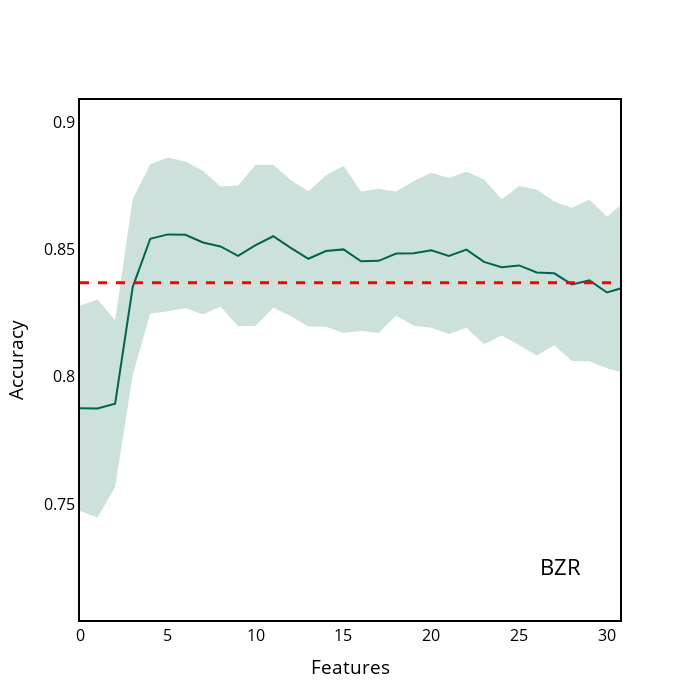

Source (notebook cell):
### Code cell
BZR["y_upper"] = BZR["accuracy_contribution"] + BZR["accuracy_contribution_std"]
BZR["y_lower"] = BZR["accuracy_contribution"] - BZR["accuracy_contribution_std"]

x = BZR.index.tolist()
y = BZR["accuracy_contribution"].tolist()

y_upper = BZR["y_upper"].tolist()
y_lower = BZR["y_lower"].tolist()


fig = go.Figure([
    go.Scatter(
        x=x,
        y=y,
        line=dict(color='rgb(0,100,80)'),
        mode='lines'
    ),
    go.Scatter(
        x=x+x[::-1], # x, then x reversed
        y=y_upper+y_lower[::-1], # upper, then lower reversed
        fill='toself',
        fillcolor='rgba(0,100,80,0.2)',
        line=dict(color='rgba(255,255,255,0)'),
        hoverinfo="skip",
        showlegend=False
    )
])



# Update figure layout
fig.update_layout(title={'text':'BZR', 'y':0.2, 'x':0.8,'xanchor': 'center','yanchor': 'top'})
fig.update_layout(paper_bgcolor='white')
fig.update_layout(plot_bgcolor='white')
fig.update_yaxes(color='black')
fig.update_layout(
    yaxis = dict(
        title = "Accuracy",
        zeroline=True,
        showline = True,
        linecolor = 'black',
        mirror=True,
        linewidth = 2
    ),
    xaxis = dict(
        title = "Features",
        mirror=True,
        zeroline=True,
        showline = True,
        linecolor = 'black',
        linewidth = 2,
    ),
    width=700,
    height=700,
    font=dict(
    size=16,
    color="black")  
)
fig.update_layout(showlegend=False)
fig.update_layout(yaxis_range=[0.6,1.0])
fig.update_xaxes(showgrid=False, gridwidth=0.5, gridcolor='#e3e1e1')
fig.update_yaxes(showgrid=False, gridwidth=0.5, gridcolor='grey')
fig.update_traces(marker_line_color='black', marker_line_width=1.0, opacity=1.0)

fig.add_hline(y=0.837, line_width=3, line_dash="dash", line_color="red")


fig.show()

### Figure 1 — Plotly figure (JSON) as saved in the notebook; plotly's stock layout.template omitted (floating-point values rounded to 4 significant figures)
{"data": [{"line": {"color": "rgb(0,100,80)"}, "marker": {"line": {"color": "black", "width": 1}}, "mode": "lines", "opacity": 1, "type": "scatter", "x": [0, 1, 2, 3, 4, 5, 6, 7, 8, 9, 10, 11, 12, 13, 14, 15, 16, 17, 18, 19, 20, 21, 22, 23, 24, 25, 26, 27, 28, 29, 30, 31], "y": [0.7876, 0.7875, 0.7894, 0.8353, 0.8543, 0.8561, 0.8559, 0.8529, 0.8513, 0.8476, 0.8518, 0.8553, 0.8507, 0.8465, 0.8495, 0.8502, 0.8455, 0.8457, 0.8485, 0.8486, 0.8498, 0.8475, 0.8501, 0.8452, 0.8431, 0.8439, 0.8411, 0.8407, 0.8364, 0.838, 0.8332, 0.8352]}, {"fill": "toself", "fillcolor": "rgba(0,100,80,0.2)", "hoverinfo": "skip", "line": {"color": "rgba(255,255,255,0)"}, "marker": {"line": {"color": "black", "width": 1}}, "opacity": 1, "showlegend": false, "type": "scatter", "x": [0, 1, 2, 3, 4, 5, 6, 7, 8, 9, 10, 11, 12, 13, 14, 15, 16, 17, 18, 19, 20, 21, 22, 23, 24, 25, 26, 27, 28, 29, 30, 31, 31, 30, 29, 28, 27, 26, 25, 24, 23, 22, 21, 20, 19, 18, 17, 16, 15, 14, 13, 12, 11, 10, 9, 8, 7, 6, 5, 4, 3, 2, 1, 0], "y": [0.828, 0.8305, 0.8223, 0.87, 0.8837, 0.8863, 0.8847, 0.8812, 0.8749, 0.8753, 0.8835, 0.8834, 0.8775, 0.8731, 0.8793, 0.883, 0.8729, 0.874, 0.873, 0.8771, 0.8803, 0.8782, 0.8808, 0.8776, 0.8699, 0.8751, 0.8738, 0.869, 0.8666, 0.8698, 0.863, 0.8689, 0.8016, 0.8034, 0.8061, 0.8062, 0.8125, 0.8084, 0.8126, 0.8163, 0.8129, 0.8193, 0.8169, 0.8194, 0.8202, 0.8241, 0.8173, 0.8181, 0.8173, 0.8197, 0.8199, 0.824, 0.8272, 0.8201, 0.8199, 0.8277, 0.8246, 0.8271, 0.8258, 0.825, 0.8006, 0.7565, 0.7446, 0.7472]}], "layout": {"font": {"color": "black", "size": 16}, "height": 700, "paper_bgcolor": "white", "plot_bgcolor": "white", "shapes": [{"line": {"color": "red", "dash": "dash", "width": 3}, "type": "line", "x0": 0, "x1": 1, "xref": "x domain", "y0": 0.837, "y1": 0.837, "yref": "y"}], "showlegend": false, "title": {"text": "BZR", "x": 0.8, "xanchor": "center", "y": 0.2, "yanchor": "top"}, "width": 700, "xaxis": {"autorange": false, "gridcolor": "#e3e1e1", "gridwidth": 0.5, "linecolor": "black", "linewidth": 2, "mirror": true, "range": [0, 30.74], "showgrid": false, "showline": true, "title": {"text": "Features"}, "type": "linear", "zeroline": true}, "yaxis": {"autorange": false, "color": "black", "gridcolor": "grey", "gridwidth": 0.5, "linecolor": "black", "linewidth": 2, "mirror": true, "range": [0.7043, 0.9089], "showgrid": false, "showline": true, "title": {"text": "Accuracy"}, "type": "linear", "zeroline": true}}}
